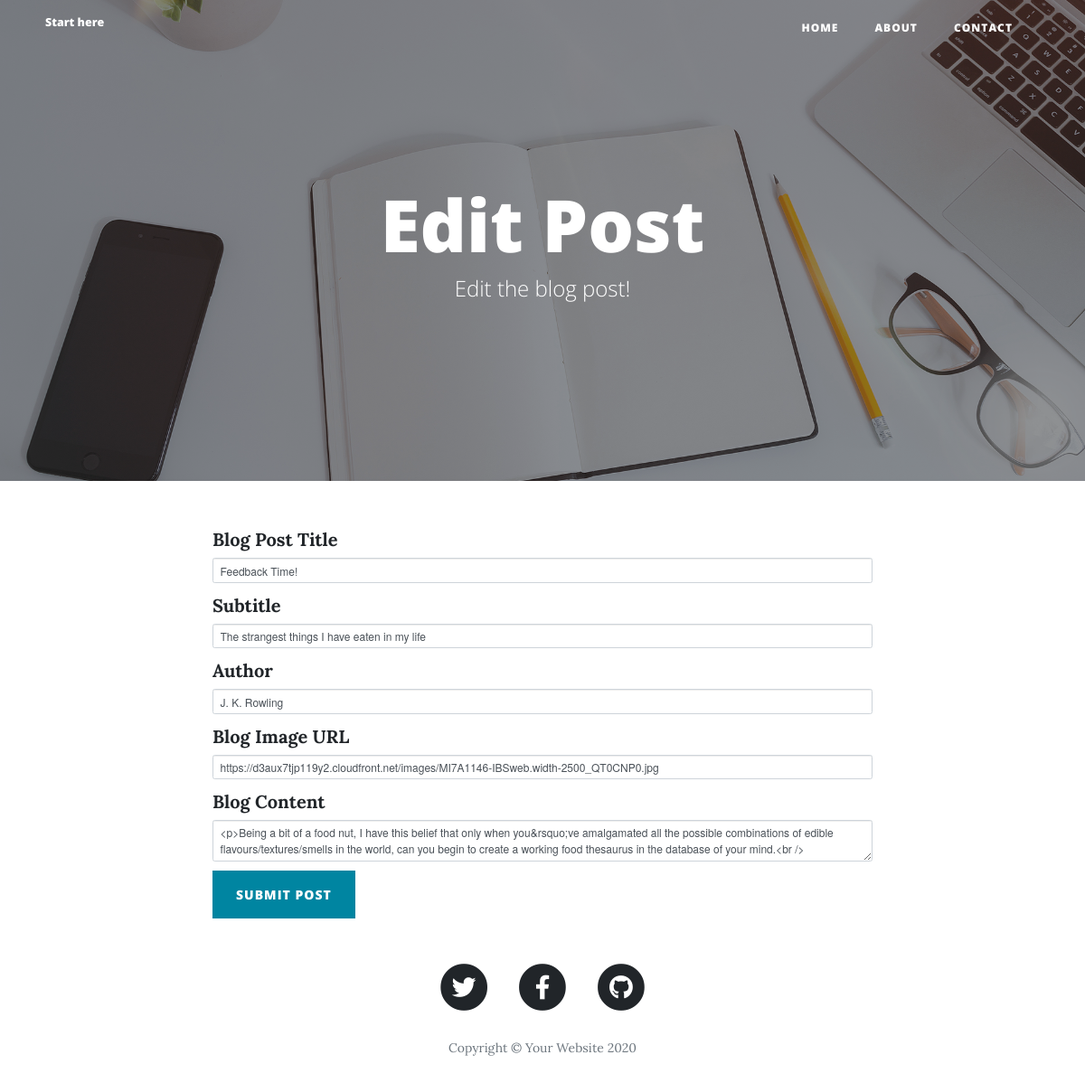
Before: /edit-post/4 with the older database file.
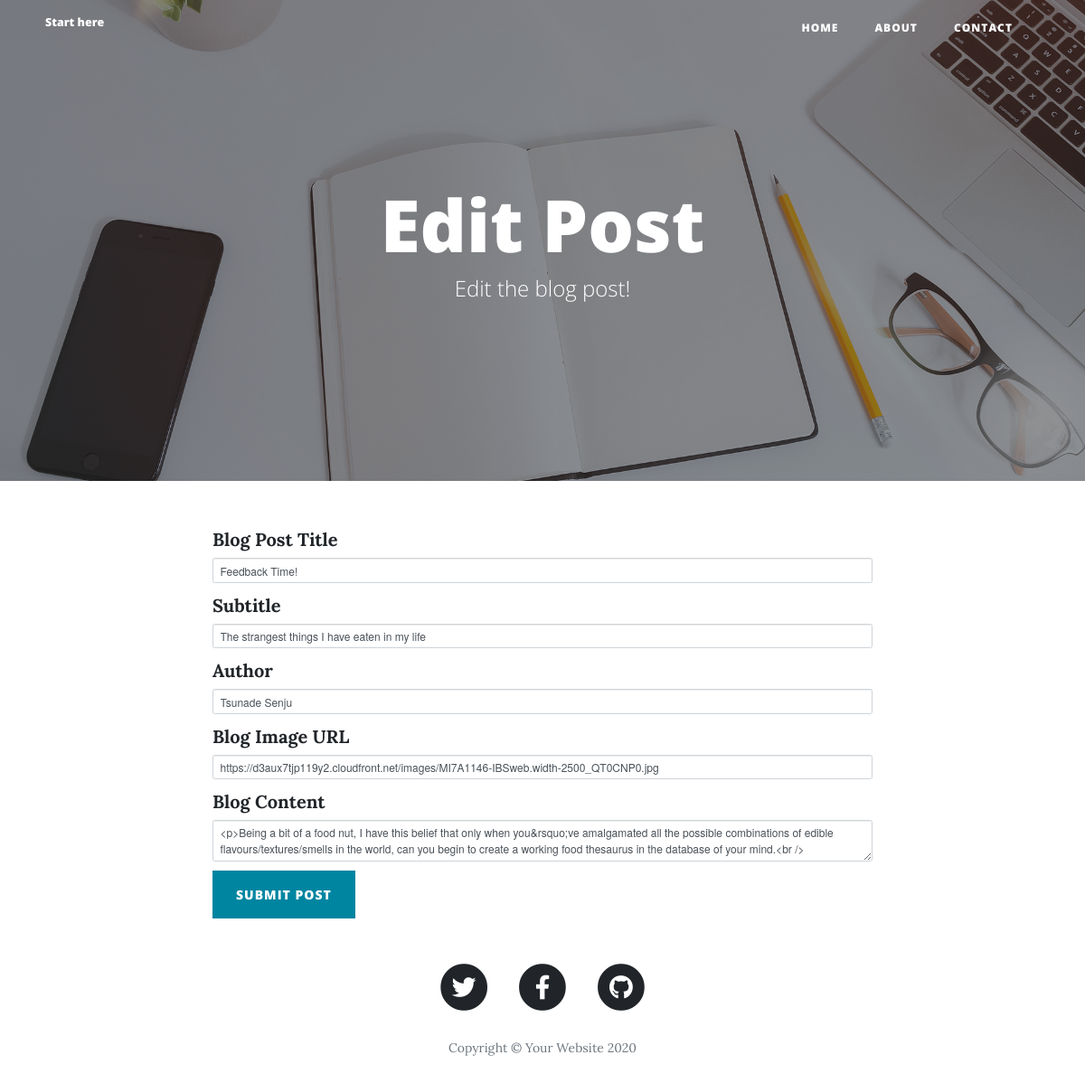
After: the same page with the newer database file.
### main.py (models this page shows)
class BlogPost(db.Model):
    id = db.Column(db.Integer, primary_key=True)
    title = db.Column(db.String(250), unique=True, nullable=False)
    subtitle = db.Column(db.String(250), nullable=False)
    date = db.Column(db.String(250), nullable=False)
    body = db.Column(db.Text, nullable=False)
    author = db.Column(db.String(250), nullable=False)
    img_url = db.Column(db.String(250), nullable=False)

### main.py (the view, shortened to what this page needs)
@app.route("/edit-post/<int:post_id>", methods=["GET", "POST"])
def edit_post(post_id):
    post = BlogPost.query.get(post_id)
    edit_post_form = CreatePostForm(
        title=post.title,
        subtitle=post.subtitle,
        body=post.body,
        author=post.author,
        img_url=post.img_url
    )
    return render_template('make-post.html', form=edit_post_form, is_edit=True)

### main.py
class CreatePostForm(FlaskForm):
    title = StringField("Blog Post Title", validators=[DataRequired()], render_kw={'autofocus': True})
    subtitle = StringField("Subtitle", validators=[DataRequired()])
    author = StringField("Author", validators=[DataRequired()])
    img_url = StringField("Blog Image URL", validators=[DataRequired(), URL()])
    body = CKEditorField("Blog Content", validators=[DataRequired()])
    submit = SubmitField("Submit Post")

### templates/make-post.html (shortened to what this page needs)
{% extends 'bootstrap/base.html' %}
{% import "bootstrap/wtf.html" as wtf %}
{% block content %}
{% include "header.html" %}
  <header class="masthead" style="background-image: url('static/img/edit-bg.jpg')">
    <div class="overlay"></div>
    <div class="container">
      <div class="row">
        <div class="col-lg-8 col-md-10 mx-auto">
          <div class="page-heading">
            {% if not is_edit: %}
              <h1>New Post</h1>
              <span class="subheading">You're going to make a great blog post!</span>
            {% else %}
              <h1>Edit Post</h1>
              <span class="subheading">Edit the blog post!</span>
            {% endif %}
          </div>
        </div>
      </div>
    </div>
  </header>
  <div class="container">
    <div class="row">
      <div class="col-lg-8 col-md-10 mx-auto">
          {{ wtf.quick_form(form, button_map={'submit': 'primary'}, novalidate=True) }}
      </div>
    </div>
  </div>
{% include "footer.html" %}
{% endblock %}

### templates/header.html (shortened to what this page needs)
<!DOCTYPE html>
<html lang="en">
<head>
  <link href="{{ url_for('static', filename='vendor/bootstrap/css/bootstrap.min.css') }}" rel="stylesheet">
  <link href="{{ url_for('static', filename='vendor/fontawesome-free/css/all.min.css')}}" rel="stylesheet" type="text/css">
  <link href="{{ url_for('static', filename='css/clean-blog.min.css')}}" rel="stylesheet">
  <link rel='stylesheet' href='https://cdnjs.cloudflare.com/ajax/libs/font-awesome/5.9.0/css/all.min.css'/>
</head>
<body>
  <nav class="navbar navbar-expand-lg navbar-light fixed-top" id="mainNav">
    <div class="container">
      <a class="navbar-brand" href="index.html">Start here</a>
      <div class="collapse navbar-collapse" id="navbarResponsive">
        <ul class="navbar-nav ml-auto">
          <li class="nav-item">
            <a class="nav-link" href="/">Home</a>
          </li>
          <li class="nav-item">
            <a class="nav-link" href="/about">About</a>
          </li>
          <li class="nav-item">
            <a class="nav-link" href="/contact">Contact</a>
          </li>
        </ul>
      </div>
    </div>
  </nav>

### templates/footer.html (shortened to what this page needs)
  <footer>
    <div class="container">
      <div class="row">
        <div class="col-lg-8 col-md-10 mx-auto">
          <ul class="list-inline text-center">
            <li class="list-inline-item">
              <a href="#">
                <span class="fa-stack fa-lg">
                  <i class="fas fa-circle fa-stack-2x"></i>
                  <i class="fab fa-twitter fa-stack-1x fa-inverse"></i>
                </span>
              </a>
            </li>
            <li class="list-inline-item">
              <a href="#">
                <span class="fa-stack fa-lg">
                  <i class="fas fa-circle fa-stack-2x"></i>
                  <i class="fab fa-facebook-f fa-stack-1x fa-inverse"></i>
                </span>
              </a>
            </li>
            <li class="list-inline-item">
              <a href="#">
                <span class="fa-stack fa-lg">
                  <i class="fas fa-circle fa-stack-2x"></i>
                  <i class="fab fa-github fa-stack-1x fa-inverse"></i>
                </span>
              </a>
            </li>
          </ul>
          <p class="copyright text-muted">Copyright &copy; Your Website 2020</p>
        </div>
      </div>
    </div>
  </footer>
</body>
</html>

Changed rows visible on the page:
changed BlogPost "Feedback Time!": author "J. K. Rowling" → "Tsunade Senju"
